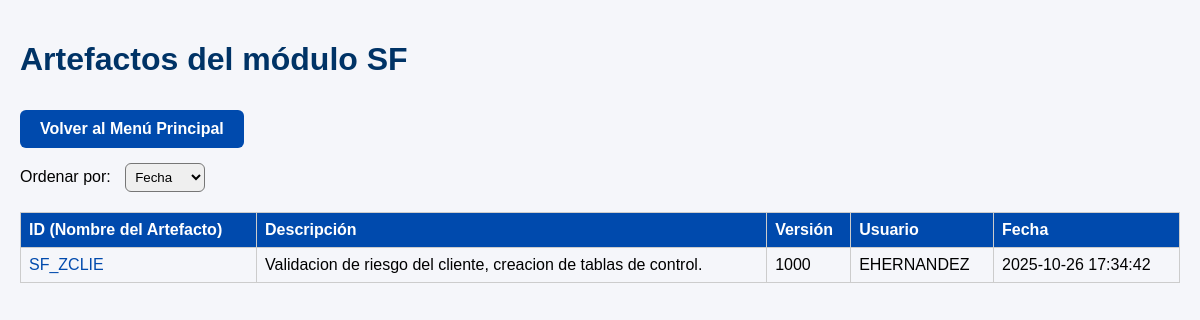
The page /artefactos/SF (signed in) on the database its author committed.
### tables this page shows
CREATE TABLE VERSIONAMIENTO(
            ID_archivo TEXT,
            version INTEGER DEFAULT 1000,
            descripcion TEXT NOT NULL,
            usuario TEXT NOT NULL,
            fecha_cambio TEXT NOT NULL,
            PRIMARY KEY (ID_archivo, version),
            FOREIGN KEY (ID_archivo) REFERENCES ARCHIVO(ID_archivo),
            FOREIGN KEY (usuario) REFERENCES USUARIO(ID_usuario)
        );

CREATE TABLE ARCHIVO(
            ID_archivo TEXT PRIMARY KEY,
            ruta TEXT NOT NULL,
            descripcion TEXT NOT NULL
        );

### app.py (the view)
@app.route("/artefactos/<prefijo>")
@login_requerido
def listar_artefactos(prefijo):
    orden = request.args.get("orden", "fecha")
    conn = get_conn()
    cursor = conn.cursor()
    order_by = "A.ID_archivo ASC" if orden == "nombre" else "V.fecha_cambio DESC"
    cursor.execute(f"""
        SELECT A.ID_archivo, A.descripcion, V.version, V.usuario, V.fecha_cambio
        FROM ARCHIVO A
        JOIN VERSIONAMIENTO V ON A.ID_archivo = V.ID_archivo
        WHERE UPPER(A.ID_archivo) LIKE UPPER(?) || '%'
        AND V.version = (
            SELECT MAX(V2.version)
            FROM VERSIONAMIENTO V2
            WHERE V2.ID_archivo = A.ID_archivo
        )
        ORDER BY {order_by}
    """, (prefijo,))
    artefactos = cursor.fetchall()
    conn.close()
    return render_template("listado.html", artefactos=artefactos, prefijo=prefijo, orden=orden, usuario=session["usuario"])

### app.py (called while the page is built)
def get_conn():
    return sqlite3.connect("artefactos.db")

def login_requerido(func):
    @wraps(func)
    def wrapper(*args, **kwargs):
        if "usuario" not in session:
            flash("Debe iniciar sesión para acceder al sistema.")
            return redirect(url_for("login"))
        return func(*args, **kwargs)
    return wrapper

### templates/listado.html (shortened to what this page needs)
<!DOCTYPE html>
<html lang="es">
<head>
</head>
<body>
<h1>Artefactos del módulo {{ prefijo }}</h1>
<a href="/" class="btn-volver">Volver al Menú Principal</a>
<form method="get">
    Ordenar por:
    <select name="orden" onchange="this.form.submit()">
        <option value="fecha" {% if orden=='fecha' %}selected{% endif %}>Fecha</option>
    </select>
</form>
<table>
<tr>
    <th>ID (Nombre del Artefacto)</th>
    <th>Descripción</th>
    <th>Versión</th>
    <th>Usuario</th>
    <th>Fecha</th>
</tr>
{% for a in artefactos %}
<tr>
    <td><a href="/detalle/{{ a[0] }}">{{ a[0] }}</a></td>
    <td>{{ a[1] }}</td>
    <td>{{ a[2] }}</td>
    <td>{{ a[3] }}</td>
    <td>{{ a[4] }}</td>
</tr>
{% else %}
<tr>
    <td colspan="5" style="text-align:center;">No se encontraron artefactos</td>
</tr>
{% endfor %}
</table>
</body>
</html>

### templates/listado.html (style rules this page uses)
body { font-family: Arial, sans-serif; background:#f5f6fa; margin:0; padding:20px; }
h1 { color:#003366; }
table { border-collapse: collapse; width:100%; margin-top:20px; }
th, td { border:1px solid #ccc; padding:8px; text-align:left; }
th { background:#004aad; color:white; }
a { color:#004aad; text-decoration:none; }
select { margin-left:10px; padding:5px; border-radius:6px; }
.btn-volver { display:inline-block; background:#004aad; color:white; padding:10px 20px; border:none; border-radius:6px; cursor:pointer; text-decoration:none; font-weight:bold; margin-top:10px; margin-bottom:15px; transition: background 0.3s ease; }

### rows shown on the page
VERSIONAMIENTO: ID_archivo "SF_ZCLIE", descripcion "Validacion de riesgo del cliente, creacion de tablas de control.", version "1000", usuario "EHERNANDEZ", fecha_cambio "2025-10-26 17:34:42"

### other values the page prints
{{ prefijo }} "SF"
